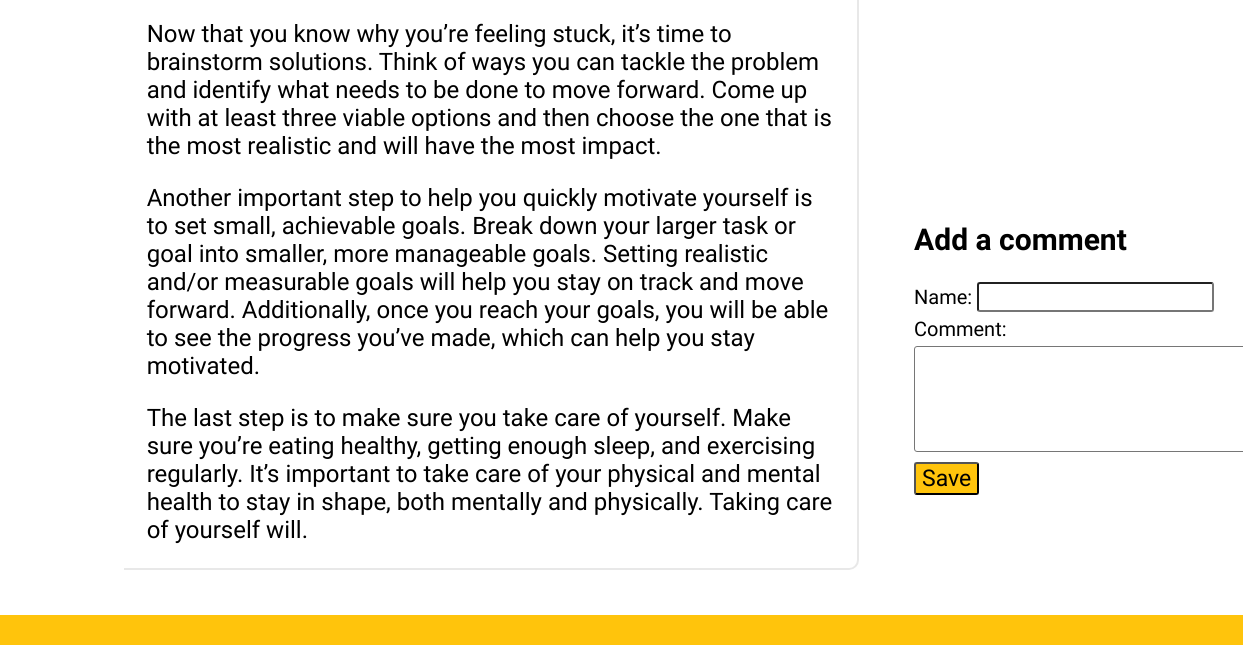
The app's page /posts/how-to-quickly-motivate-yourself-when-youre-feeling-stuck (lower part), older data.
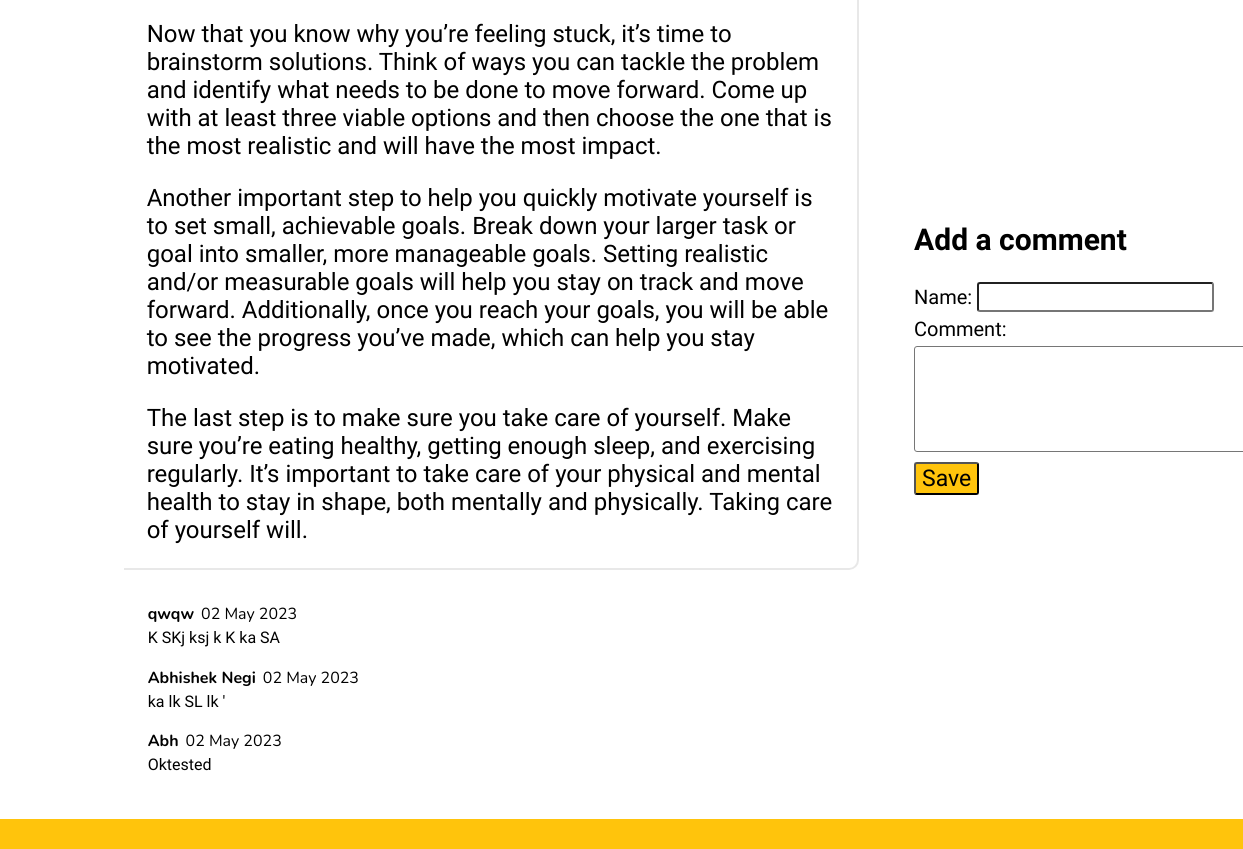
The same page, newer data.
### blog/models.py (models this page shows, shortened)
class Post(models.Model):
    title = models.CharField(max_length=150)
    blog_image = models.ImageField(upload_to="blogs_images",null=True)
    date = models.DateField(auto_now=True)
    slug = models.SlugField(unique=True,db_index=True)
    content = models.TextField(validators=[MinLengthValidator(10)])
    author = models.ForeignKey(Author, on_delete=models.SET_NULL, null=True, related_name="posts")

class Comment(models.Model):
    user_name = models.CharField(max_length=100)
    text = models.TextField(max_length=400)
    date = models.DateField(auto_now=True)
    post = models.ForeignKey(Post, on_delete=models.CASCADE, related_name="comments")

### blog/views.py (the view, shortened to what this page needs)
# urls.py: path("posts/<slug:slug>",views.SinglePostView.as_view(),name="single-post-page"),
class SinglePostView(View):
    def get(self, request, slug):
        post = Post.objects.get(slug=slug)
        context={
            "post" : post,
            "author": post.author,
            "comment_form": CommentForm(),
            "comments":post.comments.all().order_by("-id") # type: ignore
        }
        return render(request, "blog/single_post.html",context)

### blog/forms.py
class CommentForm(forms.ModelForm):
    class Meta:
        model = Comment
        exclude = ['post','date']
        labels = {
            "user_name": "Name",
            "text" : "Comment"
        }

### blog/templates/blog/single_post.html (shortened to what this page needs)
{% load static %}
<!DOCTYPE html>
<html lang="en">
<head>
    <link rel="stylesheet" href="{% static "blog/single_post.css" %}" />
</head>
<body>
    <div class="container">
        <div class="blog">
            <div class="blog-content">
                <p>{{post.content|linebreaks}}</p>
            </div>
        </div>
        <div class="author-comment">
            <div class="comment-box">
                <h2>Add a comment</h2>
                <form action="{% url "single-post-page" post.slug %}" method="POST">
                    <div class="name-label">
                        {{comment_form.user_name.label_tag}}
                        {{ comment_form.user_name }}
                    </div>
                    <div class="comment-input">
                        {{ comment_form.text.label_tag }}
                    </div>
                    {{ comment_form.text }}
                    <button>Save</button>
                </form>
            </div>
        </div>
    </div>
    <div class="all-comments">
      {% for comment in comments %}
        <div class="comment">
            <div class="name-date-container">
                <h4>{{comment.user_name }}</h4>
                <time>{{comment.date|date:"d M Y"}}</time>
            </div>
            <p>{{comment.text}}</p>
        </div>
        {% endfor%}
    </div>
  </body>
<footer></footer>
</html>

### blog/static/blog/single_post.css (style rules this page uses)
body { margin: 0; }
.container { padding-top: 5%; padding-left: 10%; display: flex; margin-bottom: 30px; }
.blog { width: 70%; height: 90%; padding-left: 2%; padding-right: 2%; padding-bottom: 0; border-right: 2px solid #e8e8e8; border-bottom: 2px solid #e8e8e8; border-bottom-right-radius: 10px; }
.name-date-container { width: 100%; display: flex; font-family: "Nunito", sans-serif; }
.name-date-container h4 { padding: 0; padding-left: 1%; padding-top: 0.5%; margin: 0; }
.name-date-container time { padding: 0; padding-left: 1%; padding-top: 0.5%; margin: 0; }
.blog-content p { font-family: "Ysabeau", sans-serif; font-size: 24px; margin-bottom: 0; }
.author-comment { margin-left: 10px; margin-right: 10px; width: 35%; padding: 10px; position: relative; }
.comment-box { position: absolute; bottom: 75px; right: 5px; left: 5px; font-family: 'Fjalla One', sans-serif; font-size: 20px; }
.comment-box button { font-family: 'Fjalla One', sans-serif; font-size: 23px; background-color: rgb(255, 196, 12); border-radius: 3px; margin-left: 40px; cursor: pointer; }
.comment-box h2 { margin-left: 40px; }
.comment-input { margin-left: 40px; margin-bottom: 5px; }
.name-label { margin-left: 40px; }
.name-label input { margin-bottom: 5px; font-family: 'Dosis', sans-serif; font-size: 20px; border-radius: 3px; width: 73%; }
textarea { max-height:200px ; height: 100px; width: 344px; max-width: 390px; margin-left: 40px; margin-bottom: 5px; font-family: 'Dosis', sans-serif; font-size: 20px; border-radius: 3px; }
.all-comments { margin-left: 11%; margin-right: 32%; margin-bottom: 45px; }
.comment { margin:4px; }
.comment p { margin-top: 3px; margin-left: 7px; font-family: 'Dosis', sans-serif; }
footer { bottom: 0px; width: 100%; margin: 0; height: 30px; background-color: rgb(255, 196, 12); }

Row changes from the older to the newer data that the page shows:
added Comment: user_name "qwqw", date "02 May 2023", text "K SKj ksj k K ka SA"
added Comment: user_name "Abhishek Negi", date "02 May 2023", text "ka lk SL lk '"
added Comment: user_name "Abh", date "02 May 2023", text "Oktested"
